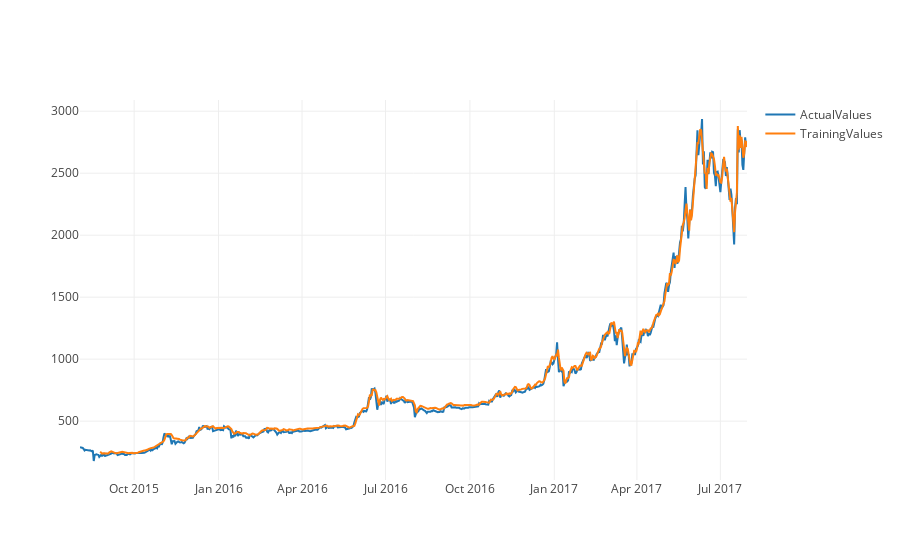

Notebook cell for this chart:
### Code cell
USDT_BTC = nextDayPrediction('USDT_BTC', 'poloniex')

### Figure 1 — Plotly figure (JSON) as saved in the notebook; plotly's stock layout.template omitted (floating-point values rounded to 4 significant figures; data arrays with more than 128 entries replaced by an {"elided": "..."} marker saying what was removed)
{"data": [{"name": "ActualValues", "type": "scatter", "x": {"elided": "728 str values"}, "y": {"elided": "728 float values"}}, {"name": "TrainingValues", "type": "scatter", "x": {"elided": "728 str values"}, "y": {"elided": "728 float values"}}], "layout": {}}
